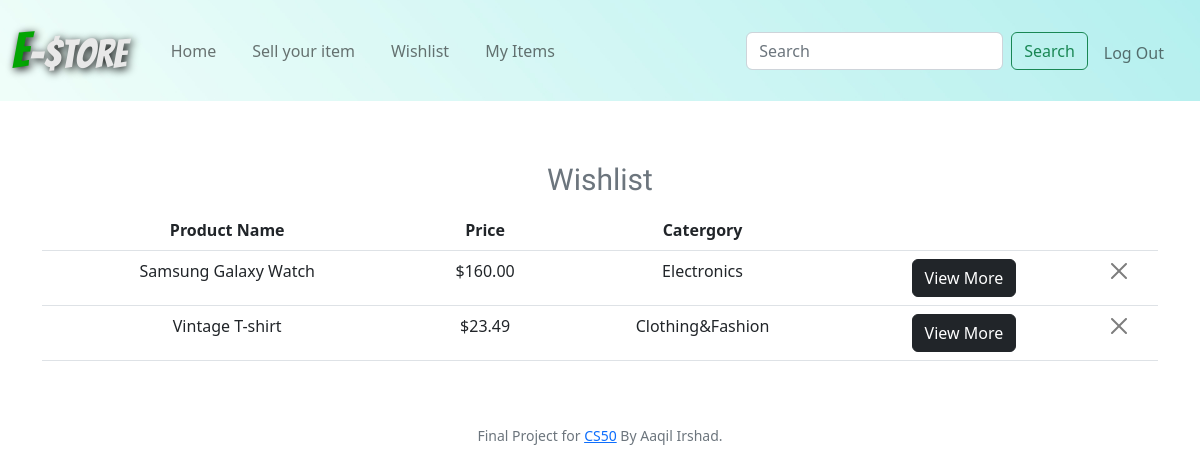
The page /wishlist (signed in) on the database its author committed.
### tables this page shows
CREATE TABLE products (id INTEGER NOT NULL PRIMARY KEY AUTOINCREMENT, user_id INTEGER NOT NULL, name TEXT NOT NULL, catergory TEXT NOT NULL, description TEXT, price NUMERIC NOT NULL, email TEXT NOT NULL);

### app.py (the view)
@app.route("/wishlist", methods=["GET", "POST"])
@login_required
def wishlist():
    if request.method == "POST":
        db.execute("INSERT INTO wishlist (user_id, product_id) VALUES(?,?)", session["user_id"], request.form.get("product_id"))
        return redirect("/wishlist")
    else:
        rows = db.execute("SELECT * FROM products WHERE id IN (SELECT product_id FROM wishlist WHERE user_id = :id)", id = session["user_id"])
        return render_template("wishlist.html", rows=rows)

### app.py (called while the page is built)
@app.after_request
def after_request(response):
    response.headers["Cache-Control"] = "no-cache, no-store, must-revalidate"
    response.headers["Expires"] = 0
    response.headers["Pragma"] = "no-cache"
    return response

### helpers.py (called while the page is built)
def login_required(f):
    @wraps(f)
    def decorated_function(*args, **kwargs):
        if session.get("user_id") is None:
            return redirect("/login")
        return f(*args, **kwargs)
    return decorated_function

def usd(value):
    return f"${value:,.2f}"

### templates/wishlist.html (shortened to what this page needs)
{% extends "layout.html" %}
{% block main %}
<div class="container">
        <table class="table caption-top">
            <caption style="text-align:center; font-size:30px; font-family: 'Comfortaa', cursive;">Wishlist</caption>
            <thead>
            <tr>
                <th scope="col">Product Name</th>
                <th scope="col">Price</th>
                <th scope="col">Catergory</th>
                <th scope="col"></th>
                <th scope="col"></th>
            </tr>
            </thead>
            <tbody>
                {% for row in rows %}
            <tr>
                <td>{{row.name}}</td>
                <td>{{ row.price | usd}}</td>
                <td>{{ row.catergory }}</td>
                <td><button type="button" class="btn btn-dark" data-bs-toggle="modal" data-bs-target="#P{{row.id}}">View More</button></td>
                <td>
                    <form action="/remove" method="post">
                    <input type="hidden" value="{{row.id}}" name="id"> <button type="submit" class="btn-close" aria-label="Close"></button>
                    </form>
                </td>
            </tr>
                            </div>
                {% endfor %}
{% endblock %}

### rows shown on the page
products: name "Samsung Galaxy Watch", price "$160.00", catergory "Electronics"
products: name "Vintage T-shirt", price "$23.49", catergory "Clothing&Fashion"
